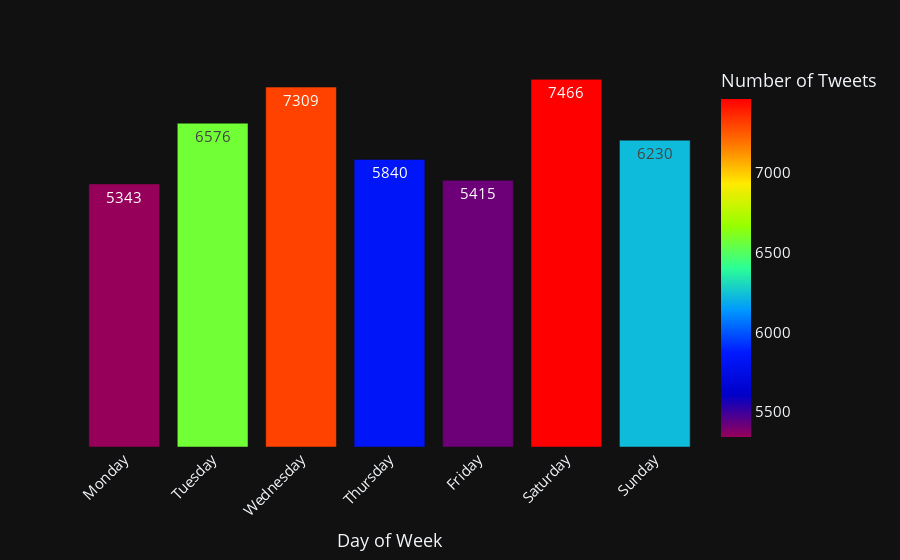

Here is the notebook cell this chart was saved with:
### Markdown cell above
## Overall WeekDays Distribution

### Code cell
ana1 = df.index.day_name().value_counts()
days = ('Monday', 'Tuesday', 'Wednesday', 'Thursday', 'Friday', 'Saturday', 'Sunday')
values = tuple(ana1[i] for i in days)

fig = px.bar(ana1,
             x=days,
             y=values,
             color=values,
             labels={'x': 'Day of Week', 'color':'Number of Tweets'},
             template='plotly_dark',
             text=values,
             color_continuous_scale='Rainbow',
            )

fig.update_layout(xaxis_tickangle=-45,
                  yaxis={'visible': False, 'showticklabels': False},
                  font=dict(size=15),
                 )

fig.show()

### Figure 1 — Plotly figure (JSON) as saved in the notebook; plotly's stock layout.template omitted (floating-point values rounded to 4 significant figures)
{"data": [{"alignmentgroup": "True", "hovertemplate": "Day of Week=%{x}<br>y=%{y}<br>text=%{text}<br>Number of Tweets=%{marker.color}<extra></extra>", "legendgroup": "", "marker": {"color": [5343, 6576, 7309, 5840, 5415, 7466, 6230], "coloraxis": "coloraxis"}, "name": "", "offsetgroup": "", "orientation": "v", "showlegend": false, "text": [5343, 6576, 7309, 5840, 5415, 7466, 6230], "textposition": "auto", "type": "bar", "x": ["Monday", "Tuesday", "Wednesday", "Thursday", "Friday", "Saturday", "Sunday"], "xaxis": "x", "y": [5343, 6576, 7309, 5840, 5415, 7466, 6230], "yaxis": "y"}], "layout": {"barmode": "relative", "coloraxis": {"colorbar": {"title": {"text": "Number of Tweets"}}, "colorscale": [[0, "rgb(150,0,90)"], [0.125, "rgb(0,0,200)"], [0.25, "rgb(0,25,255)"], [0.375, "rgb(0,152,255)"], [0.5, "rgb(44,255,150)"], [0.625, "rgb(151,255,0)"], [0.75, "rgb(255,234,0)"], [0.875, "rgb(255,111,0)"], [1, "rgb(255,0,0)"]]}, "font": {"size": 15}, "legend": {"tracegroupgap": 0}, "margin": {"t": 60}, "xaxis": {"anchor": "y", "domain": [0, 1], "tickangle": -45, "title": {"text": "Day of Week"}}, "yaxis": {"anchor": "x", "domain": [0, 1], "showticklabels": false, "title": {"text": "y"}, "visible": false}}}
